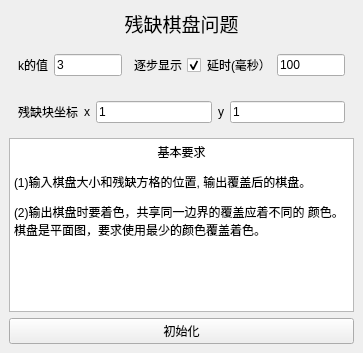
<?xml version="1.0" encoding="UTF-8"?>
<ui version="4.0">
 <class>MainWindow</class>
 <widget class="QMainWindow" name="MainWindow">
  <property name="geometry">
   <rect>
    <x>0</x>
    <y>0</y>
    <width>363</width>
    <height>353</height>
   </rect>
  </property>
  <property name="windowTitle">
   <string>MainWindow</string>
  </property>
  <widget class="QWidget" name="centralwidget">
   <layout class="QVBoxLayout" name="verticalLayout">
    <item>
     <widget class="QLabel" name="label">
      <property name="font">
       <font>
        <family>宋体</family>
        <pointsize>14</pointsize>
        <weight>50</weight>
        <bold>false</bold>
       </font>
      </property>
      <property name="text">
       <string>残缺棋盘问题</string>
      </property>
      <property name="alignment">
       <set>Qt::AlignCenter</set>
      </property>
     </widget>
    </item>
    <item>
     <widget class="QWidget" name="widget" native="true">
      <layout class="QHBoxLayout" name="horizontalLayout">
       <item>
        <widget class="QLabel" name="label_2">
         <property name="text">
          <string>k的值</string>
         </property>
        </widget>
       </item>
       <item>
        <widget class="QLineEdit" name="inputK">
         <property name="text">
          <string>3</string>
         </property>
        </widget>
       </item>
       <item>
        <widget class="QCheckBox" name="checkBox">
         <property name="layoutDirection">
          <enum>Qt::RightToLeft</enum>
         </property>
         <property name="text">
          <string>逐步显示</string>
         </property>
         <property name="checked">
          <bool>true</bool>
         </property>
        </widget>
       </item>
       <item>
        <widget class="QLabel" name="label_6">
         <property name="text">
          <string>延时(毫秒）</string>
         </property>
        </widget>
       </item>
       <item>
        <widget class="QLineEdit" name="delayTime">
         <property name="text">
          <string>100</string>
         </property>
        </widget>
       </item>
      </layout>
     </widget>
    </item>
    <item>
     <widget class="QWidget" name="widget_2" native="true">
      <layout class="QHBoxLayout" name="horizontalLayout_2">
       <item>
        <widget class="QLabel" name="label_3">
         <property name="text">
          <string>残缺块坐标</string>
         </property>
        </widget>
       </item>
       <item>
        <widget class="QLabel" name="label_4">
         <property name="text">
          <string>x</string>
         </property>
        </widget>
       </item>
       <item>
        <widget class="QLineEdit" name="inputX">
         <property name="text">
          <string>1</string>
         </property>
        </widget>
       </item>
       <item>
        <widget class="QLabel" name="label_5">
         <property name="text">
          <string>y</string>
         </property>
        </widget>
       </item>
       <item>
        <widget class="QLineEdit" name="inputY">
         <property name="text">
          <string>1</string>
         </property>
        </widget>
       </item>
      </layout>
     </widget>
    </item>
    <item>
     <widget class="QTextBrowser" name="logText">
      <property name="html">
       <string>&lt;!DOCTYPE HTML PUBLIC &quot;-//W3C//DTD HTML 4.0//EN&quot; &quot;http://www.w3.org/TR/REC-html40/strict.dtd&quot;&gt;
&lt;html&gt;&lt;head&gt;&lt;meta name=&quot;qrichtext&quot; content=&quot;1&quot; /&gt;&lt;style type=&quot;text/css&quot;&gt;
p, li { white-space: pre-wrap; }
&lt;/style&gt;&lt;/head&gt;&lt;body style=&quot; font-family:'SimSun'; font-size:9pt; font-weight:400; font-style:normal;&quot;&gt;
&lt;p align=&quot;center&quot; style=&quot; margin-top:12px; margin-bottom:12px; margin-left:0px; margin-right:0px; -qt-block-indent:0; text-indent:0px;&quot;&gt;&lt;span style=&quot; font-family:'宋体';&quot;&gt;基本要求&lt;/span&gt;&lt;/p&gt;
&lt;p style=&quot; margin-top:12px; margin-bottom:12px; margin-left:0px; margin-right:0px; -qt-block-indent:0; text-indent:0px;&quot;&gt;&lt;span style=&quot; font-family:'宋体';&quot;&gt;(1)输入棋盘大小和残缺方格的位置, 输出覆盖后的棋盘。&lt;/span&gt;&lt;/p&gt;
&lt;p style=&quot; margin-top:12px; margin-bottom:12px; margin-left:0px; margin-right:0px; -qt-block-indent:0; text-indent:0px;&quot;&gt;&lt;span style=&quot; font-family:'宋体';&quot;&gt;(2)输出棋盘时要着色，共享同一边界的覆盖应着不同的&lt;/span&gt; &lt;span style=&quot; font-family:'宋体';&quot;&gt;颜色。棋盘是平面图，要求使用最少的颜色覆盖着色。&lt;/span&gt; &lt;/p&gt;&lt;/body&gt;&lt;/html&gt;</string>
      </property>
     </widget>
    </item>
    <item>
     <widget class="QPushButton" name="pushButton">
      <property name="text">
       <string>初始化</string>
      </property>
      <property name="checkable">
       <bool>false</bool>
      </property>
      <property name="checked">
       <bool>false</bool>
      </property>
     </widget>
    </item>
   </layout>
  </widget>
  <widget class="QMenuBar" name="menubar">
   <property name="geometry">
    <rect>
     <x>0</x>
     <y>0</y>
     <width>363</width>
     <height>26</height>
    </rect>
   </property>
  </widget>
 </widget>
 <resources/>
 <connections/>
</ui>
